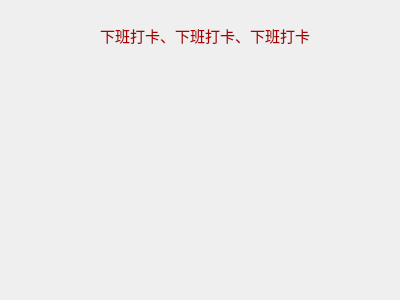
<?xml version="1.0" encoding="UTF-8"?>
<ui version="4.0">
 <class>OutWorkDialog</class>
 <widget class="QDialog" name="OutWorkDialog">
  <property name="geometry">
   <rect>
    <x>0</x>
    <y>0</y>
    <width>400</width>
    <height>300</height>
   </rect>
  </property>
  <property name="windowTitle">
   <string>Dialog</string>
  </property>
  <widget class="QLabel" name="label">
   <property name="geometry">
    <rect>
     <x>100</x>
     <y>20</y>
     <width>211</width>
     <height>31</height>
    </rect>
   </property>
   <property name="font">
    <font>
     <pointsize>11</pointsize>
    </font>
   </property>
   <property name="styleSheet">
    <string notr="true">color: rgb(170, 0, 0);</string>
   </property>
   <property name="text">
    <string>下班打卡、下班打卡、下班打卡</string>
   </property>
  </widget>
  <widget class="QLabel" name="label_2">
   <property name="geometry">
    <rect>
     <x>50</x>
     <y>60</y>
     <width>311</width>
     <height>211</height>
    </rect>
   </property>
   <property name="text">
    <string/>
   </property>
   <property name="pixmap">
    <pixmap resource="images.qrc">:/images/outwork.gif</pixmap>
   </property>
  </widget>
 </widget>
 <resources>
  <include location="images.qrc"/>
 </resources>
 <connections/>
</ui>
